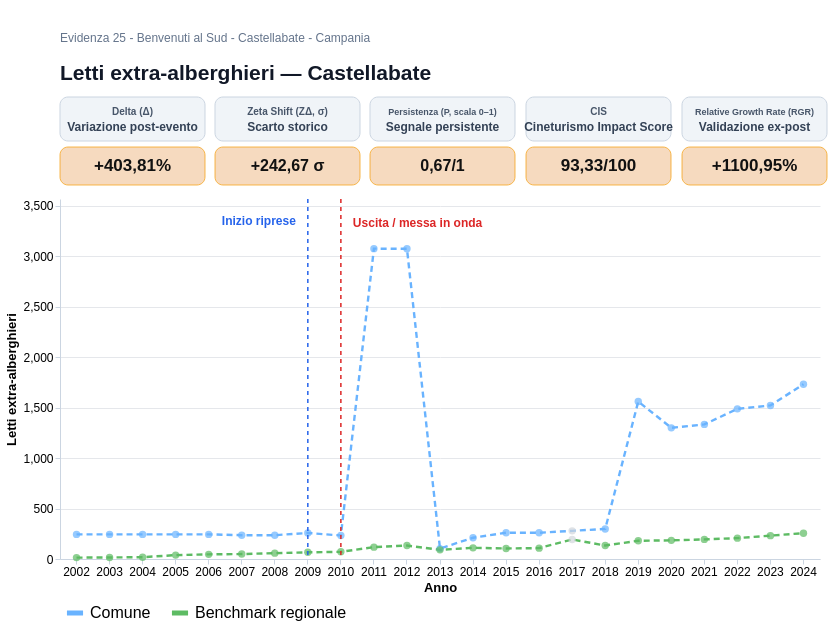

Describe this chart as a Vega-Lite specification.
### Vega-Lite specification from a JSON file in a GitHub repository (floating-point values rounded to 4 significant figures)
{"$schema": "https://vega.github.io/schema/vega-lite/v5.json", "background": "white", "spacing": 12, "vconcat": [{"width": 760, "height": 58, "layer": [{"data": {"values": [{"x": 0, "y": 0, "text": "Letti extra-alberghieri — Castellabate"}]}, "mark": {"type": "text", "align": "left", "baseline": "top", "limit": 735, "fontSize": 21, "fontWeight": "bold", "color": "#111827"}, "encoding": {"x": {"field": "x", "type": "quantitative", "axis": null, "scale": {"domain": [0, 760]}}, "y": {"field": "y", "type": "quantitative", "axis": null, "scale": {"domain": [0, 58]}}, "text": {"field": "text"}}}, {"data": {"values": [{"x": 0, "y": 30, "text": "Evidenza 25 - Benvenuti al Sud - Castellabate - Campania"}]}, "mark": {"type": "text", "align": "left", "baseline": "top", "limit": 740, "fontSize": 12, "color": "#64748B"}, "encoding": {"x": {"field": "x", "type": "quantitative", "axis": null, "scale": {"domain": [0, 760]}}, "y": {"field": "y", "type": "quantitative", "axis": null, "scale": {"domain": [0, 58]}}, "text": {"field": "text"}}}]}, {"hconcat": [{"vconcat": [{"width": 145, "height": 44, "layer": [{"data": {"values": [{"tip": "Delta (Δ): variazione percentuale tra il valore comunale immediatamente precedente allo shock (T−1=2008; 236) e la media osservata nel triennio di impatto T0→T+2 (2009→2011; media=1.189,00). Formula: (media post − T−1)/|T−1|. Il valore comunale 2017 è sostituito dalla media aritmetica 2016–2018: (260 + 298)/2 = 279 letti. Il benchmark Campania 2017 è ricalcolato sostituendo coerentemente la stessa osservazione nella media regionale."}]}, "mark": {"type": "rect", "cornerRadius": 8, "fill": "#F0F4F8", "stroke": "#CBD5E1", "strokeWidth": 1}, "encoding": {"x": {"value": 0}, "x2": {"value": 145}, "y": {"value": 0}, "y2": {"value": 44}, "tooltip": [{"field": "tip", "type": "nominal", "title": "Delta (Δ)"}]}}, {"data": {"values": [{"x": 72.5, "y": 14, "text": "Variazione post-evento"}]}, "mark": {"type": "text", "align": "center", "baseline": "middle", "fontSize": 12, "fontWeight": "bold", "color": "#334155"}, "encoding": {"x": {"field": "x", "type": "quantitative", "axis": null, "scale": {"domain": [0, 145]}}, "y": {"field": "y", "type": "quantitative", "axis": null, "scale": {"domain": [0, 44]}}, "text": {"field": "text"}}}, {"data": {"values": [{"x": 72.5, "y": 29, "text": "Delta (Δ)"}]}, "mark": {"type": "text", "align": "center", "baseline": "middle", "fontSize": 10, "fontWeight": "bold", "color": "#475569"}, "encoding": {"x": {"field": "x", "type": "quantitative", "axis": null, "scale": {"domain": [0, 145]}}, "y": {"field": "y", "type": "quantitative", "axis": null, "scale": {"domain": [0, 44]}}, "text": {"field": "text"}}}]}, {"width": 145, "height": 38, "layer": [{"data": {"values": [{"tip": "Delta (Δ): variazione percentuale tra il valore comunale immediatamente precedente allo shock (T−1=2008; 236) e la media osservata nel triennio di impatto T0→T+2 (2009→2011; media=1.189,00). Formula: (media post − T−1)/|T−1|. Il valore comunale 2017 è sostituito dalla media aritmetica 2016–2018: (260 + 298)/2 = 279 letti. Il benchmark Campania 2017 è ricalcolato sostituendo coerentemente la stessa osservazione nella media regionale."}]}, "mark": {"type": "rect", "cornerRadius": 8, "fill": "#F6D6B8", "stroke": "#F59E0B", "strokeWidth": 0.8, "opacity": 0.9}, "encoding": {"x": {"value": 0}, "x2": {"value": 145}, "y": {"value": 0}, "y2": {"value": 38}, "tooltip": [{"field": "tip", "type": "nominal", "title": "Delta (Δ)"}]}}, {"data": {"values": [{"x": 72.5, "y": 19, "text": "+403,81%"}]}, "mark": {"type": "text", "align": "center", "baseline": "middle", "fontSize": 17, "fontWeight": "bold", "color": "#111111"}, "encoding": {"x": {"field": "x", "type": "quantitative", "axis": null, "scale": {"domain": [0, 145]}}, "y": {"field": "y", "type": "quantitative", "axis": null, "scale": {"domain": [0, 38]}}, "text": {"field": "text"}}}]}], "spacing": 4}, {"vconcat": [{"width": 145, "height": 44, "layer": [{"data": {"values": [{"tip": "Zeta Shift (ZΔ): Z-Score dello scostamento tra la media di impatto T0→T+2 (1.189,00) e la baseline storica 2002→2008 (n=7; media=241,71; STDEV.S=3,90). Il valore comunale 2017 è sostituito dalla media aritmetica 2016–2018: (260 + 298)/2 = 279 letti. Il benchmark Campania 2017 è ricalcolato sostituendo coerentemente la stessa osservazione nella media regionale."}]}, "mark": {"type": "rect", "cornerRadius": 8, "fill": "#F0F4F8", "stroke": "#CBD5E1", "strokeWidth": 1}, "encoding": {"x": {"value": 0}, "x2": {"value": 145}, "y": {"value": 0}, "y2": {"value": 44}, "tooltip": [{"field": "tip", "type": "nominal", "title": "Zeta Shift (ZΔ)"}]}}, {"data": {"values": [{"x": 72.5, "y": 14, "text": "Scarto storico"}]}, "mark": {"type": "text", "align": "center", "baseline": "middle", "fontSize": 12, "fontWeight": "bold", "color": "#334155"}, "encoding": {"x": {"field": "x", "type": "quantitative", "axis": null, "scale": {"domain": [0, 145]}}, "y": {"field": "y", "type": "quantitative", "axis": null, "scale": {"domain": [0, 44]}}, "text": {"field": "text"}}}, {"data": {"values": [{"x": 72.5, "y": 29, "text": "Zeta Shift (ZΔ, σ)"}]}, "mark": {"type": "text", "align": "center", "baseline": "middle", "fontSize": 10, "fontWeight": "bold", "color": "#475569"}, "encoding": {"x": {"field": "x", "type": "quantitative", "axis": null, "scale": {"domain": [0, 145]}}, "y": {"field": "y", "type": "quantitative", "axis": null, "scale": {"domain": [0, 44]}}, "text": {"field": "text"}}}]}, {"width": 145, "height": 38, "layer": [{"data": {"values": [{"tip": "Zeta Shift (ZΔ): Z-Score dello scostamento tra la media di impatto T0→T+2 (1.189,00) e la baseline storica 2002→2008 (n=7; media=241,71; STDEV.S=3,90). Il valore comunale 2017 è sostituito dalla media aritmetica 2016–2018: (260 + 298)/2 = 279 letti. Il benchmark Campania 2017 è ricalcolato sostituendo coerentemente la stessa osservazione nella media regionale."}]}, "mark": {"type": "rect", "cornerRadius": 8, "fill": "#F6D6B8", "stroke": "#F59E0B", "strokeWidth": 0.8, "opacity": 0.9}, "encoding": {"x": {"value": 0}, "x2": {"value": 145}, "y": {"value": 0}, "y2": {"value": 38}, "tooltip": [{"field": "tip", "type": "nominal", "title": "Zeta Shift (ZΔ)"}]}}, {"data": {"values": [{"x": 72.5, "y": 19, "text": "+242,67 σ"}]}, "mark": {"type": "text", "align": "center", "baseline": "middle", "fontSize": 16, "fontWeight": "bold", "color": "#111111"}, "encoding": {"x": {"field": "x", "type": "quantitative", "axis": null, "scale": {"domain": [0, 145]}}, "y": {"field": "y", "type": "quantitative", "axis": null, "scale": {"domain": [0, 38]}}, "text": {"field": "text"}}}]}], "spacing": 4}, {"vconcat": [{"width": 145, "height": 44, "layer": [{"data": {"values": [{"tip": "Persistenza (P): quota dei tre anni T0→T+2 in cui il valore comunale resta superiore alla media della baseline storica T_min→T−1 (241,71). Scala 0–1. Il valore comunale 2017 è sostituito dalla media aritmetica 2016–2018: (260 + 298)/2 = 279 letti. Il benchmark Campania 2017 è ricalcolato sostituendo coerentemente la stessa osservazione nella media regionale."}]}, "mark": {"type": "rect", "cornerRadius": 8, "fill": "#F0F4F8", "stroke": "#CBD5E1", "strokeWidth": 1}, "encoding": {"x": {"value": 0}, "x2": {"value": 145}, "y": {"value": 0}, "y2": {"value": 44}, "tooltip": [{"field": "tip", "type": "nominal", "title": "Persistenza (P)"}]}}, {"data": {"values": [{"x": 72.5, "y": 14, "text": "Segnale persistente"}]}, "mark": {"type": "text", "align": "center", "baseline": "middle", "fontSize": 12, "fontWeight": "bold", "color": "#334155"}, "encoding": {"x": {"field": "x", "type": "quantitative", "axis": null, "scale": {"domain": [0, 145]}}, "y": {"field": "y", "type": "quantitative", "axis": null, "scale": {"domain": [0, 44]}}, "text": {"field": "text"}}}, {"data": {"values": [{"x": 72.5, "y": 29, "text": "Persistenza (P, scala 0–1)"}]}, "mark": {"type": "text", "align": "center", "baseline": "middle", "fontSize": 9, "fontWeight": "bold", "color": "#475569"}, "encoding": {"x": {"field": "x", "type": "quantitative", "axis": null, "scale": {"domain": [0, 145]}}, "y": {"field": "y", "type": "quantitative", "axis": null, "scale": {"domain": [0, 44]}}, "text": {"field": "text"}}}]}, {"width": 145, "height": 38, "layer": [{"data": {"values": [{"tip": "Persistenza (P): quota dei tre anni T0→T+2 in cui il valore comunale resta superiore alla media della baseline storica T_min→T−1 (241,71). Scala 0–1. Il valore comunale 2017 è sostituito dalla media aritmetica 2016–2018: (260 + 298)/2 = 279 letti. Il benchmark Campania 2017 è ricalcolato sostituendo coerentemente la stessa osservazione nella media regionale."}]}, "mark": {"type": "rect", "cornerRadius": 8, "fill": "#F6D6B8", "stroke": "#F59E0B", "strokeWidth": 0.8, "opacity": 0.9}, "encoding": {"x": {"value": 0}, "x2": {"value": 145}, "y": {"value": 0}, "y2": {"value": 38}, "tooltip": [{"field": "tip", "type": "nominal", "title": "Persistenza (P)"}]}}, {"data": {"values": [{"x": 72.5, "y": 19, "text": "0,67/1"}]}, "mark": {"type": "text", "align": "center", "baseline": "middle", "fontSize": 16, "fontWeight": "bold", "color": "#111111"}, "encoding": {"x": {"field": "x", "type": "quantitative", "axis": null, "scale": {"domain": [0, 145]}}, "y": {"field": "y", "type": "quantitative", "axis": null, "scale": {"domain": [0, 38]}}, "text": {"field": "text"}}}]}], "spacing": 4}, {"vconcat": [{"width": 145, "height": 44, "layer": [{"data": {"values": [{"tip": "CIS: indice composito endogeno su scala 0–100. Combina le componenti normalizzate di Delta, Zeta Shift e Persistenza con pesi standard 45%, 35% e 20%. Il valore comunale 2017 è sostituito dalla media aritmetica 2016–2018: (260 + 298)/2 = 279 letti. Il benchmark Campania 2017 è ricalcolato sostituendo coerentemente la stessa osservazione nella media regionale."}]}, "mark": {"type": "rect", "cornerRadius": 8, "fill": "#F0F4F8", "stroke": "#CBD5E1", "strokeWidth": 1}, "encoding": {"x": {"value": 0}, "x2": {"value": 145}, "y": {"value": 0}, "y2": {"value": 44}, "tooltip": [{"field": "tip", "type": "nominal", "title": "CIS"}]}}, {"data": {"values": [{"x": 72.5, "y": 14, "text": "Cineturismo Impact Score"}]}, "mark": {"type": "text", "align": "center", "baseline": "middle", "fontSize": 12, "fontWeight": "bold", "color": "#334155"}, "encoding": {"x": {"field": "x", "type": "quantitative", "axis": null, "scale": {"domain": [0, 145]}}, "y": {"field": "y", "type": "quantitative", "axis": null, "scale": {"domain": [0, 44]}}, "text": {"field": "text"}}}, {"data": {"values": [{"x": 72.5, "y": 29, "text": "CIS"}]}, "mark": {"type": "text", "align": "center", "baseline": "middle", "fontSize": 10, "fontWeight": "bold", "color": "#475569"}, "encoding": {"x": {"field": "x", "type": "quantitative", "axis": null, "scale": {"domain": [0, 145]}}, "y": {"field": "y", "type": "quantitative", "axis": null, "scale": {"domain": [0, 44]}}, "text": {"field": "text"}}}]}, {"width": 145, "height": 38, "layer": [{"data": {"values": [{"tip": "CIS: indice composito endogeno su scala 0–100. Combina le componenti normalizzate di Delta, Zeta Shift e Persistenza con pesi standard 45%, 35% e 20%. Il valore comunale 2017 è sostituito dalla media aritmetica 2016–2018: (260 + 298)/2 = 279 letti. Il benchmark Campania 2017 è ricalcolato sostituendo coerentemente la stessa osservazione nella media regionale."}]}, "mark": {"type": "rect", "cornerRadius": 8, "fill": "#F6D6B8", "stroke": "#F59E0B", "strokeWidth": 0.8, "opacity": 0.9}, "encoding": {"x": {"value": 0}, "x2": {"value": 145}, "y": {"value": 0}, "y2": {"value": 38}, "tooltip": [{"field": "tip", "type": "nominal", "title": "CIS"}]}}, {"data": {"values": [{"x": 72.5, "y": 19, "text": "93,33/100"}]}, "mark": {"type": "text", "align": "center", "baseline": "middle", "fontSize": 17, "fontWeight": "bold", "color": "#111111"}, "encoding": {"x": {"field": "x", "type": "quantitative", "axis": null, "scale": {"domain": [0, 145]}}, "y": {"field": "y", "type": "quantitative", "axis": null, "scale": {"domain": [0, 38]}}, "text": {"field": "text"}}}]}], "spacing": 4}, {"vconcat": [{"width": 145, "height": 44, "layer": [{"data": {"values": [{"tip": "Relative Growth Rate (RGR): crescita del Comune meno crescita del benchmark regionale nella finestra T−1→T+2 (2008→2011). Crescita Comune=+1203,39%; crescita benchmark=+102,44%. Il valore comunale 2017 è sostituito dalla media aritmetica 2016–2018: (260 + 298)/2 = 279 letti. Il benchmark Campania 2017 è ricalcolato sostituendo coerentemente la stessa osservazione nella media regionale."}]}, "mark": {"type": "rect", "cornerRadius": 8, "fill": "#F0F4F8", "stroke": "#CBD5E1", "strokeWidth": 1}, "encoding": {"x": {"value": 0}, "x2": {"value": 145}, "y": {"value": 0}, "y2": {"value": 44}, "tooltip": [{"field": "tip", "type": "nominal", "title": "Relative Growth Rate (RGR)"}]}}, {"data": {"values": [{"x": 72.5, "y": 14, "text": "Validazione ex-post"}]}, "mark": {"type": "text", "align": "center", "baseline": "middle", "fontSize": 12, "fontWeight": "bold", "color": "#334155"}, "encoding": {"x": {"field": "x", "type": "quantitative", "axis": null, "scale": {"domain": [0, 145]}}, "y": {"field": "y", "type": "quantitative", "axis": null, "scale": {"domain": [0, 44]}}, "text": {"field": "text"}}}, {"data": {"values": [{"x": 72.5, "y": 29, "text": "Relative Growth Rate (RGR)"}]}, "mark": {"type": "text", "align": "center", "baseline": "middle", "fontSize": 9, "fontWeight": "bold", "color": "#475569"}, "encoding": {"x": {"field": "x", "type": "quantitative", "axis": null, "scale": {"domain": [0, 145]}}, "y": {"field": "y", "type": "quantitative", "axis": null, "scale": {"domain": [0, 44]}}, "text": {"field": "text"}}}]}, {"width": 145, "height": 38, "layer": [{"data": {"values": [{"tip": "Relative Growth Rate (RGR): crescita del Comune meno crescita del benchmark regionale nella finestra T−1→T+2 (2008→2011). Crescita Comune=+1203,39%; crescita benchmark=+102,44%. Il valore comunale 2017 è sostituito dalla media aritmetica 2016–2018: (260 + 298)/2 = 279 letti. Il benchmark Campania 2017 è ricalcolato sostituendo coerentemente la stessa osservazione nella media regionale."}]}, "mark": {"type": "rect", "cornerRadius": 8, "fill": "#F6D6B8", "stroke": "#F59E0B", "strokeWidth": 0.8, "opacity": 0.9}, "encoding": {"x": {"value": 0}, "x2": {"value": 145}, "y": {"value": 0}, "y2": {"value": 38}, "tooltip": [{"field": "tip", "type": "nominal", "title": "Relative Growth Rate (RGR)"}]}}, {"data": {"values": [{"x": 72.5, "y": 19, "text": "+1100,95%"}]}, "mark": {"type": "text", "align": "center", "baseline": "middle", "fontSize": 17, "fontWeight": "bold", "color": "#111111"}, "encoding": {"x": {"field": "x", "type": "quantitative", "axis": null, "scale": {"domain": [0, 145]}}, "y": {"field": "y", "type": "quantitative", "axis": null, "scale": {"domain": [0, 38]}}, "text": {"field": "text"}}}]}], "spacing": 4}], "spacing": 8}, {"width": 760, "height": 360, "layer": [{"data": {"values": [{"Anno": 2002, "Serie": "Comune", "Valore": 244.0, "Interpolato": "NO"}, {"Anno": 2002, "Serie": "Benchmark regionale", "Valore": 13.84, "Interpolato": "NO"}, {"Anno": 2003, "Serie": "Comune", "Valore": 244.0, "Interpolato": "NO"}, {"Anno": 2003, "Serie": "Benchmark regionale", "Valore": 15.24, "Interpolato": "NO"}, {"Anno": 2004, "Serie": "Comune", "Valore": 244.0, "Interpolato": "NO"}, {"Anno": 2004, "Serie": "Benchmark regionale", "Valore": 18.07, "Interpolato": "NO"}, {"Anno": 2005, "Serie": "Comune", "Valore": 244.0, "Interpolato": "NO"}, {"Anno": 2005, "Serie": "Benchmark regionale", "Valore": 38.55, "Interpolato": "NO"}, {"Anno": 2006, "Serie": "Comune", "Valore": 244.0, "Interpolato": "NO"}, {"Anno": 2006, "Serie": "Benchmark regionale", "Valore": 46.05, "Interpolato": "NO"}, {"Anno": 2007, "Serie": "Comune", "Valore": 236.0, "Interpolato": "NO"}, {"Anno": 2007, "Serie": "Benchmark regionale", "Valore": 48.97, "Interpolato": "NO"}, {"Anno": 2008, "Serie": "Comune", "Valore": 236.0, "Interpolato": "NO"}, {"Anno": 2008, "Serie": "Benchmark regionale", "Valore": 58.09, "Interpolato": "NO"}, {"Anno": 2009, "Serie": "Comune", "Valore": 258.0, "Interpolato": "NO"}, {"Anno": 2009, "Serie": "Benchmark regionale", "Valore": 66.26, "Interpolato": "NO"}, {"Anno": 2010, "Serie": "Comune", "Valore": 233.0, "Interpolato": "NO"}, {"Anno": 2010, "Serie": "Benchmark regionale", "Valore": 71.27, "Interpolato": "NO"}, {"Anno": 2011, "Serie": "Comune", "Valore": 3076.0, "Interpolato": "NO"}, {"Anno": 2011, "Serie": "Benchmark regionale", "Valore": 117.6, "Interpolato": "NO"}, {"Anno": 2012, "Serie": "Comune", "Valore": 3075.0, "Interpolato": "NO"}, {"Anno": 2012, "Serie": "Benchmark regionale", "Valore": 133.3, "Interpolato": "NO"}, {"Anno": 2013, "Serie": "Comune", "Valore": 103.0, "Interpolato": "NO"}, {"Anno": 2013, "Serie": "Benchmark regionale", "Valore": 90.72, "Interpolato": "NO"}, {"Anno": 2014, "Serie": "Comune", "Valore": 211.0, "Interpolato": "NO"}, {"Anno": 2014, "Serie": "Benchmark regionale", "Valore": 110.7, "Interpolato": "NO"}, {"Anno": 2015, "Serie": "Comune", "Valore": 260.0, "Interpolato": "NO"}, {"Anno": 2015, "Serie": "Benchmark regionale", "Valore": 104.7, "Interpolato": "NO"}, {"Anno": 2016, "Serie": "Comune", "Valore": 260.0, "Interpolato": "NO"}, {"Anno": 2016, "Serie": "Benchmark regionale", "Valore": 107.8, "Interpolato": "NO"}, {"Anno": 2017, "Serie": "Comune", "Valore": 279.0, "Interpolato": "SI"}, {"Anno": 2017, "Serie": "Benchmark regionale", "Valore": 193.4, "Interpolato": "SI"}, {"Anno": 2018, "Serie": "Comune", "Valore": 298.0, "Interpolato": "NO"}, {"Anno": 2018, "Serie": "Benchmark regionale", "Valore": 133.9, "Interpolato": "NO"}, {"Anno": 2019, "Serie": "Comune", "Valore": 1561.0, "Interpolato": "NO"}, {"Anno": 2019, "Serie": "Benchmark regionale", "Valore": 180.9, "Interpolato": "NO"}, {"Anno": 2020, "Serie": "Comune", "Valore": 1300.0, "Interpolato": "NO"}, {"Anno": 2020, "Serie": "Benchmark regionale", "Valore": 184.6, "Interpolato": "NO"}, {"Anno": 2021, "Serie": "Comune", "Valore": 1334.0, "Interpolato": "NO"}, {"Anno": 2021, "Serie": "Benchmark regionale", "Valore": 194.2, "Interpolato": "NO"}, {"Anno": 2022, "Serie": "Comune", "Valore": 1488.0, "Interpolato": "NO"}, {"Anno": 2022, "Serie": "Benchmark regionale", "Valore": 206.9, "Interpolato": "NO"}, {"Anno": 2023, "Serie": "Comune", "Valore": 1522.0, "Interpolato": "NO"}, {"Anno": 2023, "Serie": "Benchmark regionale", "Valore": 231.5, "Interpolato": "NO"}, {"Anno": 2024, "Serie": "Comune", "Valore": 1732.0, "Interpolato": "NO"}, {"Anno": 2024, "Serie": "Benchmark regionale", "Valore": 256.0, "Interpolato": "NO"}]}, "mark": {"type": "line", "strokeWidth": 2.4, "strokeDash": [6, 4]}, "encoding": {"x": {"field": "Anno", "type": "ordinal", "sort": [2002, 2003, 2004, 2005, 2006, 2007, 2008, 2009, 2010, 2011, 2012, 2013, 2014, 2015, 2016, 2017, 2018, 2019, 2020, 2021, 2022, 2023, 2024], "axis": {"title": "Anno", "values": [2002, 2003, 2004, 2005, 2006, 2007, 2008, 2009, 2010, 2011, 2012, 2013, 2014, 2015, 2016, 2017, 2018, 2019, 2020, 2021, 2022, 2023, 2024], "labelAngle": 0, "labelFontSize": 12, "titleFontSize": 13}}, "y": {"field": "Valore", "type": "quantitative", "scale": {"domain": [0.0, 3568.0]}, "axis": {"title": "Letti extra-alberghieri", "labelFontSize": 12, "titleFontSize": 13, "format": ",.0f"}}, "color": {"field": "Serie", "type": "nominal", "scale": {"domain": ["Comune", "Benchmark regionale"], "range": ["#69B3FF", "#5DBB63"]}, "legend": {"orient": "bottom", "title": null, "labelFontSize": 16, "symbolSize": 260, "direction": "horizontal", "columns": 2, "symbolStrokeWidth": 5, "offset": 4, "padding": 4, "labelLimit": 320}}, "detail": {"field": "Serie"}}}, {"data": {"values": [{"Anno": 2002, "Serie": "Comune", "Valore": 244.0, "Interpolato": "NO"}, {"Anno": 2002, "Serie": "Benchmark regionale", "Valore": 13.84, "Interpolato": "NO"}, {"Anno": 2003, "Serie": "Comune", "Valore": 244.0, "Interpolato": "NO"}, {"Anno": 2003, "Serie": "Benchmark regionale", "Valore": 15.24, "Interpolato": "NO"}, {"Anno": 2004, "Serie": "Comune", "Valore": 244.0, "Interpolato": "NO"}, {"Anno": 2004, "Serie": "Benchmark regionale", "Valore": 18.07, "Interpolato": "NO"}, {"Anno": 2005, "Serie": "Comune", "Valore": 244.0, "Interpolato": "NO"}, {"Anno": 2005, "Serie": "Benchmark regionale", "Valore": 38.55, "Interpolato": "NO"}, {"Anno": 2006, "Serie": "Comune", "Valore": 244.0, "Interpolato": "NO"}, {"Anno": 2006, "Serie": "Benchmark regionale", "Valore": 46.05, "Interpolato": "NO"}, {"Anno": 2007, "Serie": "Comune", "Valore": 236.0, "Interpolato": "NO"}, {"Anno": 2007, "Serie": "Benchmark regionale", "Valore": 48.97, "Interpolato": "NO"}, {"Anno": 2008, "Serie": "Comune", "Valore": 236.0, "Interpolato": "NO"}, {"Anno": 2008, "Serie": "Benchmark regionale", "Valore": 58.09, "Interpolato": "NO"}, {"Anno": 2009, "Serie": "Comune", "Valore": 258.0, "Interpolato": "NO"}, {"Anno": 2009, "Serie": "Benchmark regionale", "Valore": 66.26, "Interpolato": "NO"}, {"Anno": 2010, "Serie": "Comune", "Valore": 233.0, "Interpolato": "NO"}, {"Anno": 2010, "Serie": "Benchmark regionale", "Valore": 71.27, "Interpolato": "NO"}, {"Anno": 2011, "Serie": "Comune", "Valore": 3076.0, "Interpolato": "NO"}, {"Anno": 2011, "Serie": "Benchmark regionale", "Valore": 117.6, "Interpolato": "NO"}, {"Anno": 2012, "Serie": "Comune", "Valore": 3075.0, "Interpolato": "NO"}, {"Anno": 2012, "Serie": "Benchmark regionale", "Valore": 133.3, "Interpolato": "NO"}, {"Anno": 2013, "Serie": "Comune", "Valore": 103.0, "Interpolato": "NO"}, {"Anno": 2013, "Serie": "Benchmark regionale", "Valore": 90.72, "Interpolato": "NO"}, {"Anno": 2014, "Serie": "Comune", "Valore": 211.0, "Interpolato": "NO"}, {"Anno": 2014, "Serie": "Benchmark regionale", "Valore": 110.7, "Interpolato": "NO"}, {"Anno": 2015, "Serie": "Comune", "Valore": 260.0, "Interpolato": "NO"}, {"Anno": 2015, "Serie": "Benchmark regionale", "Valore": 104.7, "Interpolato": "NO"}, {"Anno": 2016, "Serie": "Comune", "Valore": 260.0, "Interpolato": "NO"}, {"Anno": 2016, "Serie": "Benchmark regionale", "Valore": 107.8, "Interpolato": "NO"}, {"Anno": 2017, "Serie": "Comune", "Valore": 279.0, "Interpolato": "SI"}, {"Anno": 2017, "Serie": "Benchmark regionale", "Valore": 193.4, "Interpolato": "SI"}, {"Anno": 2018, "Serie": "Comune", "Valore": 298.0, "Interpolato": "NO"}, {"Anno": 2018, "Serie": "Benchmark regionale", "Valore": 133.9, "Interpolato": "NO"}, {"Anno": 2019, "Serie": "Comune", "Valore": 1561.0, "Interpolato": "NO"}, {"Anno": 2019, "Serie": "Benchmark regionale", "Valore": 180.9, "Interpolato": "NO"}, {"Anno": 2020, "Serie": "Comune", "Valore": 1300.0, "Interpolato": "NO"}, {"Anno": 2020, "Serie": "Benchmark regionale", "Valore": 184.6, "Interpolato": "NO"}, {"Anno": 2021, "Serie": "Comune", "Valore": 1334.0, "Interpolato": "NO"}, {"Anno": 2021, "Serie": "Benchmark regionale", "Valore": 194.2, "Interpolato": "NO"}, {"Anno": 2022, "Serie": "Comune", "Valore": 1488.0, "Interpolato": "NO"}, {"Anno": 2022, "Serie": "Benchmark regionale", "Valore": 206.9, "Interpolato": "NO"}, {"Anno": 2023, "Serie": "Comune", "Valore": 1522.0, "Interpolato": "NO"}, {"Anno": 2023, "Serie": "Benchmark regionale", "Valore": 231.5, "Interpolato": "NO"}, {"Anno": 2024, "Serie": "Comune", "Valore": 1732.0, "Interpolato": "NO"}, {"Anno": 2024, "Serie": "Benchmark regionale", "Valore": 256.0, "Interpolato": "NO"}]}, "transform": [{"filter": "datum.Valore != null"}], "mark": {"type": "point", "filled": true, "size": 55}, "encoding": {"x": {"field": "Anno", "type": "ordinal", "sort": [2002, 2003, 2004, 2005, 2006, 2007, 2008, 2009, 2010, 2011, 2012, 2013, 2014, 2015, 2016, 2017, 2018, 2019, 2020, 2021, 2022, 2023, 2024]}, "y": {"field": "Valore", "type": "quantitative", "scale": {"domain": [0.0, 3568.0]}}, "color": {"condition": {"test": "datum.Interpolato === 'SI'", "value": "#D1D5DB"}, "field": "Serie", "type": "nominal", "scale": {"domain": ["Comune", "Benchmark regionale"], "range": ["#69B3FF", "#5DBB63"]}, "legend": null}, "tooltip": [{"field": "Serie", "type": "nominal", "title": "Serie"}, {"field": "Anno", "type": "ordinal", "title": "Anno"}, {"field": "Valore", "type": "quantitative", "title": "Valore", "format": ",.0f"}, {"field": "Interpolato", "type": "nominal", "title": "Interpolato"}]}}, {"data": {"values": [{"Anno": 2009}]}, "mark": {"type": "rule", "stroke": "#2563EB", "strokeDash": [4, 4], "strokeWidth": 1.5}, "encoding": {"x": {"field": "Anno", "type": "ordinal", "sort": [2002, 2003, 2004, 2005, 2006, 2007, 2008, 2009, 2010, 2011, 2012, 2013, 2014, 2015, 2016, 2017, 2018, 2019, 2020, 2021, 2022, 2023, 2024]}}}, {"data": {"values": [{"Anno": 2009, "Val": 3354.0, "Lab": "Inizio riprese"}]}, "mark": {"type": "text", "angle": 0, "baseline": "middle", "align": "right", "dx": -12, "dy": 0, "fontSize": 12, "fontWeight": "bold", "color": "#2563EB"}, "encoding": {"x": {"field": "Anno", "type": "ordinal", "sort": [2002, 2003, 2004, 2005, 2006, 2007, 2008, 2009, 2010, 2011, 2012, 2013, 2014, 2015, 2016, 2017, 2018, 2019, 2020, 2021, 2022, 2023, 2024]}, "y": {"field": "Val", "type": "quantitative", "scale": {"domain": [0.0, 3568.0]}}, "text": {"field": "Lab"}}}, {"data": {"values": [{"Anno": 2010}]}, "mark": {"type": "rule", "stroke": "#DC2626", "strokeDash": [4, 4], "strokeWidth": 1.5}, "encoding": {"x": {"field": "Anno", "type": "ordinal", "sort": [2002, 2003, 2004, 2005, 2006, 2007, 2008, 2009, 2010, 2011, 2012, 2013, 2014, 2015, 2016, 2017, 2018, 2019, 2020, 2021, 2022, 2023, 2024]}}}, {"data": {"values": [{"Anno": 2010, "Val": 3291.0, "Lab": "Uscita / messa in onda"}]}, "mark": {"type": "text", "angle": 0, "baseline": "middle", "align": "left", "dx": 12, "dy": -4, "fontSize": 12, "fontWeight": "bold", "color": "#DC2626"}, "encoding": {"x": {"field": "Anno", "type": "ordinal", "sort": [2002, 2003, 2004, 2005, 2006, 2007, 2008, 2009, 2010, 2011, 2012, 2013, 2014, 2015, 2016, 2017, 2018, 2019, 2020, 2021, 2022, 2023, 2024]}, "y": {"field": "Val", "type": "quantitative", "scale": {"domain": [0.0, 3568.0]}}, "text": {"field": "Lab"}}}], "resolve": {"scale": {"color": "shared"}}}], "config": {"view": {"stroke": null}, "axis": {"gridColor": "#E5E7EB", "tickColor": "#CBD5E1", "domainColor": "#CBD5E1"}}, "usermeta": {"caso": "Benvenuti al Sud - Castellabate - Campania", "indicatore": "Letti extra-alberghieri — Castellabate", "scenario": "INTERP_2017_ESCL_CAMPEGGI_DORMITORI", "definizione_serie": "Il valore comunale 2017 è sostituito dalla media aritmetica 2016–2018: (260 + 298)/2 = 279 letti. Il benchmark Campania 2017 è ricalcolato sostituendo coerentemente la stessa osservazione nella media regionale.", "benchmark": "Media aritmetica dei comuni campani, includendo i comuni con valore zero, calcolata sulle medesime categorie della serie comunale.", "finestre": {"T_min": 2002, "T_minus_1": 2008, "T0": 2009, "T_plus_2": 2011, "uscita_messa_in_onda": 2010}, "kpi": {"delta": 4.038, "zeta_shift": 242.7, "persistenza": 0.6667, "cis": 93.33, "cis_mode": "3_COMPONENTI", "rgr": 11.01, "crescita_comune": 12.03, "crescita_benchmark": 1.024, "media_baseline": 241.7, "stdev_s_baseline": 3.904, "media_impatto": 1189.0, "D_norm": 100.0, "Z_norm": 100.0, "P_norm": 66.67}, "interpolazioni": {"anni": [2017], "metodo": "media aritmetica tra anno precedente e successivo"}, "quality_assurance": {"annual_years": 23, "chart_rows": 46, "castellabate_values_2008_2011": {"2008": 236.0, "2009": 258.0, "2010": 233.0, "2011": 3076.0}, "benchmark_values_2008_2011": {"2008": 58.09, "2009": 66.26, "2010": 71.27, "2011": 117.6}, "formula_checks": {"delta_recomputed": 4.038, "rgr_recomputed": 11.01}}}}
